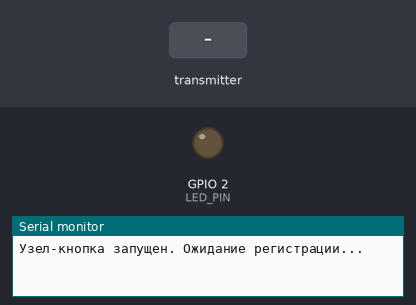
Bench run of a program on a simulated ESP8266 (NodeMCU). On the bench: output pins drawn as LEDs (lit = HIGH), the last lines printed to the serial monitor. The inputs (shaded band) are chosen by the test bench.

Above: at 1.2 s.
1.3 s: the transmitter starts sending type = you_win
At 1.7 s:
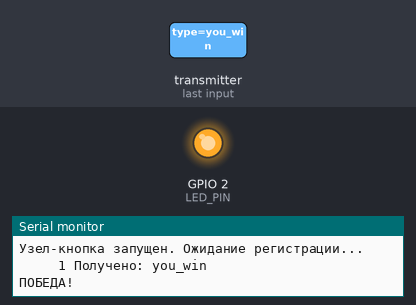
4.3 s: the transmitter starts sending type = start_game
At 5.3 s:
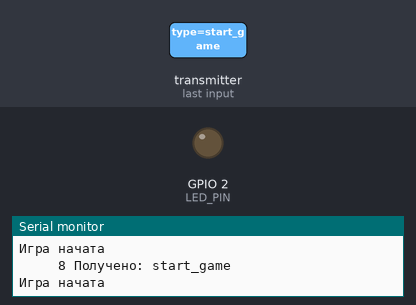
Timing chart, 0 to 7.3 s (numbered marks = the images above; inputs shaded):
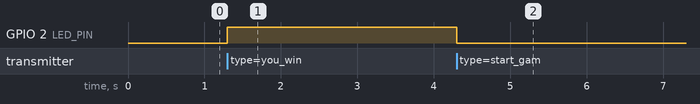

The program:

main.cpp
```cpp
#include <ESP8266WiFi.h>
#include <espnow.h>

// Пины для кнопки и светодиода на ESP-01
#define BUTTON_PIN 0 // GPIO0
#define LED_PIN 2    // GPIO2

// Состояние узла
bool registered = false;
String myColor = "";
bool gameStarted = false;
bool buttonPressed = false;
bool ledBlinking = false;
unsigned long ledBlinkTime = 0;
const unsigned long BLINK_DURATION = 3000;

// MAC адрес управляющего узла (будет установлен при получении discovery)
uint8_t controllerMac[6];
bool controllerMacSet = false;

unsigned long log_index = 0;

// Структура для сообщений
typedef struct struct_message
{
    char type[20];
    char color[10];
    uint8_t mac[6];
} struct_message;

struct_message incomingMessage;
struct_message outgoingMessage;

// Объявления функций
void setupESP_NOW();
void sendMessage(const char *type);
void processIncomingMessage(uint8_t *mac, uint8_t *incomingData, uint8_t len);
void handleButtonPress();
void blinkLED();

// Callback при получении данных
void OnDataRecv(uint8_t *mac, uint8_t *incomingData, uint8_t len)
{
    processIncomingMessage(mac, incomingData, len);
}

void setup()
{
    Serial.begin(115200);

    // Инициализация пинов
    pinMode(BUTTON_PIN, INPUT_PULLUP);
    pinMode(LED_PIN, OUTPUT);
    digitalWrite(LED_PIN, LOW);

    // Настройка WiFi и ESP-NOW
    WiFi.mode(WIFI_STA);
    setupESP_NOW();

    Serial.println("Узел-кнопка запущен. Ожидание регистрации...");
}

void setupESP_NOW()
{
    if (esp_now_init() != 0)
    {
        Serial.println("Ошибка инициализации ESP-NOW");
        return;
    }

    esp_now_set_self_role(ESP_NOW_ROLE_COMBO);
    esp_now_register_recv_cb(OnDataRecv);
}

void loop()
{
    // Обработка нажатия кнопки
    if (registered && gameStarted && !buttonPressed)
    {
        handleButtonPress();
    }

    // Обработка мигания светодиода
    if (ledBlinking)
    {
        blinkLED();
    }

    delay(50);
}

void processIncomingMessage(uint8_t *mac, uint8_t *incomingData, uint8_t len)
{
    memcpy(&incomingMessage, incomingData, sizeof(incomingMessage));

    Serial.printf("%6ld Получено: ", ++log_index);
    Serial.println(incomingMessage.type);

    if (strcmp(incomingMessage.type, "discovery") == 0)
    {
        if (!registered)
        {
            // Сохранить MAC управляющего узла
            memcpy(controllerMac, incomingMessage.mac, 6);

            // Добавить управляющий узел как peer
            esp_now_add_peer(controllerMac, ESP_NOW_ROLE_COMBO, 1, NULL, 0);
            controllerMacSet = true;

            // Отправить запрос регистрации
            sendMessage("register_request");
            Serial.println("Отправлен запрос регистрации");
        }
    }
    else if (strcmp(incomingMessage.type, "register_confirm") == 0)
    {
        if (!registered)
        {
            registered = true;
            myColor = String(incomingMessage.color);

            // Включить светодиод для подтверждения регистрации
            digitalWrite(LED_PIN, HIGH);

            Serial.print("Зарегистрирован с цветом: ");
            Serial.println(myColor);
        }
    }
    else if (strcmp(incomingMessage.type, "start_game") == 0)
    {
        gameStarted = true;
        buttonPressed = false;

        // Выключить светодиод при начале игры
        digitalWrite(LED_PIN, LOW);

        Serial.println("Игра начата");
    }
    else if (strcmp(incomingMessage.type, "you_win") == 0)
    {
        // Включить светодиод при победе
        digitalWrite(LED_PIN, HIGH);
        buttonPressed = true;

        Serial.println("ПОБЕДА!");
    }
    else if (strcmp(incomingMessage.type, "next_round") == 0)
    {
        buttonPressed = false;

        // Запустить мигание светодиода на 3 секунды
        ledBlinking = true;
        ledBlinkTime = millis();
        digitalWrite(LED_PIN, HIGH);

        Serial.println("Новый раунд");
    }
}

void sendMessage(const char *type)
{
    if (!controllerMacSet)
        return;

    strcpy(outgoingMessage.type, type);

    uint8_t self_mac[6];
    WiFi.macAddress(self_mac);
    memcpy(outgoingMessage.mac, self_mac, 6);
    // memcpy(outgoingMessage.mac, WiFi.macAddress(), 6);

    esp_now_send(controllerMac, (uint8_t *)&outgoingMessage, sizeof(outgoingMessage));
}

void handleButtonPress()
{
    static bool lastButtonState = HIGH;
    bool currentButtonState = digitalRead(BUTTON_PIN);

    if (currentButtonState == LOW && lastButtonState == HIGH)
    {
        delay(50); // Антидребезг
        if (digitalRead(BUTTON_PIN) == LOW)
        {
            sendMessage("button_press");
            buttonPressed = true;
            Serial.println("Кнопка нажата");
        }
    }

    lastButtonState = currentButtonState;
}

void blinkLED()
{
    if (millis() - ledBlinkTime >= BLINK_DURATION)
    {
        digitalWrite(LED_PIN, LOW);
        ledBlinking = false;
    }
}
```

Measured:
- after the input at 1.3 s, GPIO 2 (LED_PIN): LOW → HIGH at once
- after the input at 4.3 s, GPIO 2 (LED_PIN): HIGH → LOW at once
